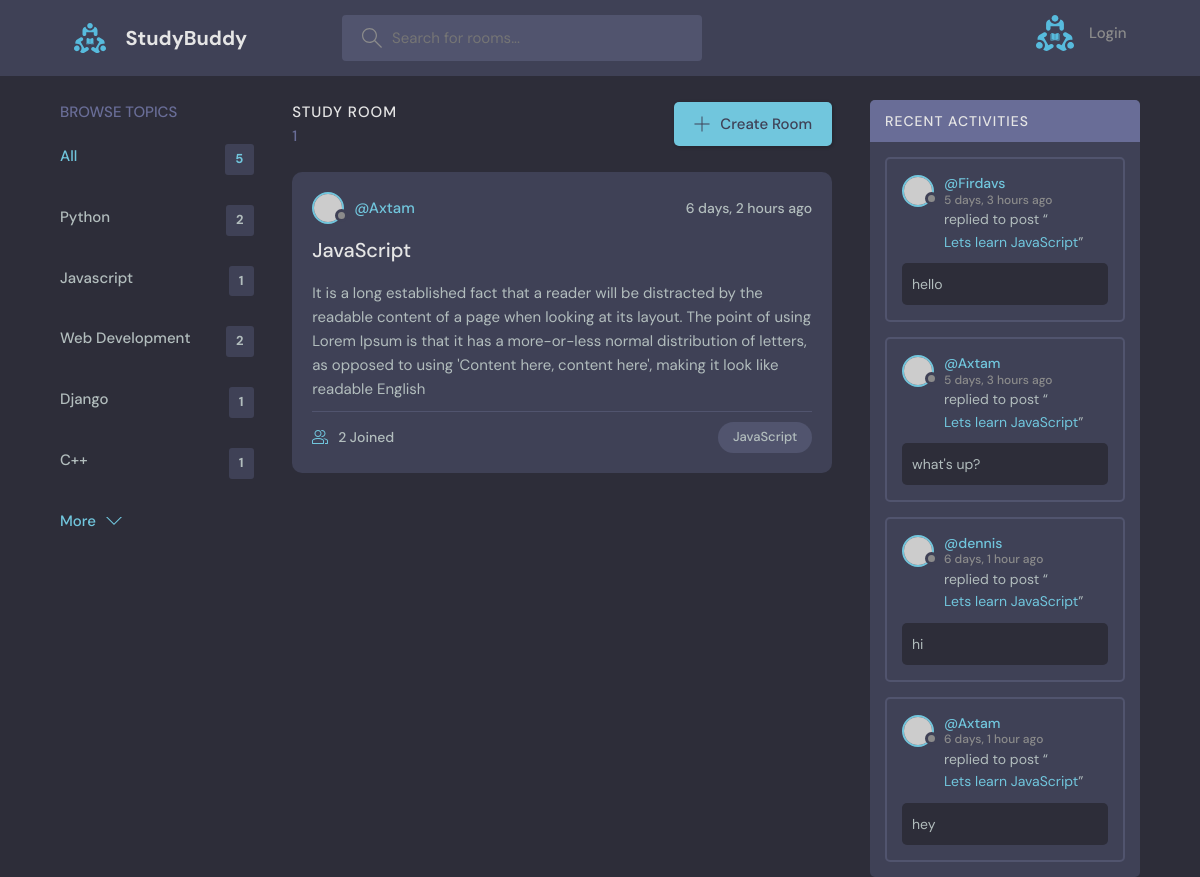
Screenshot of /?q=JavaScript with the database file from the repository.
### base/models.py (models this page shows, shortened)
class Topic(models.Model):
    name = models.CharField(max_length=200)

class Room(models.Model):
    host = models.ForeignKey(User,on_delete=models.SET_NULL,null=True)
    topic = models.ForeignKey(Topic,on_delete=models.SET_NULL,null=True)
    name = models.CharField(max_length=200)
    description = models.TextField(blank=True,null=True)
    participants = models.ManyToManyField(User, related_name='participant',blank=True)
    created = models.DateTimeField(auto_now_add=True)
    updated = models.DateTimeField(auto_now=True)
    class Meta:
        ordering = ['-updated', '-created']
    def __str__(self):
        return self.name

class Message(models.Model):
    user = models.ForeignKey(User,on_delete=models.CASCADE)
    room = models.ForeignKey(Room, on_delete=models.CASCADE)
    body = models.TextField()
    created = models.DateTimeField(auto_now_add=True)
    updated = models.DateTimeField(auto_now=True)
    class Meta:
        ordering = ['-updated', '-created']
    def __str__(self):
        return self.body[0:20]

### base/views.py (the view)
# urls.py: path('', home, name='home'),
def home(request):
    q=request.GET.get('q') if request.GET.get('q') != None else ''
    rooms = Room.objects.filter(
        Q(topic__name__icontains=q) |
        Q(name__icontains=q)
    )
    topics = Topic.objects.all()
    room_count=rooms.count()
    room_messages = Message.objects.filter(Q(room__topic__name__icontains=q))
    context = {
        'rooms':rooms,
        'topics':topics,
        'room_count':room_count,
        'room_messages':room_messages
    }
    return render(request,'base/home.html',context)

### base/templates/base/home.html (shortened to what this page needs)
{% extends 'main.html' %}
{% load static %}
{% block content %}
    <main class="layout layout--3">
      <div class="container">
        {% include 'base/topics_component.html' %}
        <div class="roomList">
            <div class="roomList__header">
            <div>
              <h2>Study Room</h2>
              <p>{{ room_count }}</p>
            </div>
            <a class="btn btn--main" href="{% url 'create_room' %}">
              <svg version="1.1" xmlns="http://www.w3.org/2000/svg" width="32" height="32" viewBox="0 0 32 32">
                <title>add</title>
                <path
                  d="M16.943 0.943h-1.885v14.115h-14.115v1.885h14.115v14.115h1.885v-14.115h14.115v-1.885h-14.115v-14.115z"
                ></path>
              </svg>
              Create Room
            </a>
          </div>
        {% include 'base/feed_component.html' %}
        </div>
        {% include 'base/activity_component.html' %}
      </div>
    </main>
{% endblock %}

### base/templates/base/topics_component.html
  <div class="topics">
          <div class="topics__header">
            <h2>Browse Topics</h2>
          </div>
          <ul class="topics__list">
            <li>
              <a href="{% url 'home' %}" class="active">All <span>{{ topics.all.count }}</span></a>
            </li>
             {% for topic in topics  %}
                    <li>
                      <a href="{% url 'home' %}?q={{topic.name}}">{{ topic.name.title }} <span>{{ topic.room_set.all.count }}</span></a>
                    </li>
            {% endfor %}
          </ul>
          <a class="btn btn--link" href="topics.html">
            More
            <svg version="1.1" xmlns="http://www.w3.org/2000/svg" width="32" height="32" viewBox="0 0 32 32">
              <title>chevron-down</title>
              <path d="M16 21l-13-13h-3l16 16 16-16h-3l-13 13z"></path>
            </svg>
          </a>
        </div>

### base/templates/base/feed_component.html (shortened to what this page needs)
  {% for room in rooms  %}
          <div class="roomListRoom">
            <div class="roomListRoom__header">
              <a href="{% url 'profile' room.host.id %}" class="roomListRoom__author">
                <div class="avatar avatar--small">
                  <img src="https://randomuser.me/api/portraits/women/11.jpg" />
                </div>
                <span>@{{ room.host.username }}</span>
              </a>
              <div class="roomListRoom__actions">
                <span>{{ room.created |timesince }} ago</span>
              </div>
            </div>
            <div class="roomListRoom__content">
              <a href="{% url 'room' room.id %}">{{ room.topic.name }}</a>
              <p>
                  {{ room.description }}
              </p>
            </div>
            <div class="roomListRoom__meta">
              <a href="room.html" class="roomListRoom__joined">
                {{ room.participants.all.count }} Joined
              </a>
              <p class="roomListRoom__topic">{{ room.topic.name }}</p>
            </div>
          </div>
  {% endfor %}

### base/templates/base/activity_component.html (shortened to what this page needs)
<div class="activities">
          <div class="activities__header">
            <h2>Recent Activities</h2>
          </div>
    {% for message in room_messages %}
          <div class="activities__box">
            <div class="activities__boxHeader roomListRoom__header">
              <a href="{% url 'profile' message.user.id %}" class="roomListRoom__author">
                <div class="avatar avatar--small">
                  <img src="https://randomuser.me/api/portraits/women/11.jpg" />
                </div>
                <p>
                  @{{ message.user.username }}
                  <span>{{ message.created|timesince }} ago</span>
                </p>
              </a>
            </div>
            <div class="activities__boxContent">
              <p>replied to post “<a href="{% url 'room' message.room.id %}">{{ message.room.name }}</a>”</p>
              <div class="activities__boxRoomContent">
                  {{ message }}
              </div>
            </div>
          </div>
    {% endfor %}
</div>

### rows the page displays
Topic: name "Python", room_set.all.count "2"
Topic: name "Javascript", room_set.all.count "1"
Topic: name "Web Development", room_set.all.count "2"
Topic: name "Django", room_set.all.count "1"
Topic: name "C++", room_set.all.count "1"
Room: host.username "Axtam", created "6 days, 2 hours", topic.name "JavaScript", description "It is a long established fact that a reader will be distracted by the readable content of a page when looking at its layout. The point of using Lorem Ipsum is that it has a more-or-less normal distribution of letters, as opposed to using 'Content here, content here', making it look like readable English", participants.all.count "2"
Message: user.username "Firdavs", created "5 days, 3 hours", room.name "Lets learn JavaScript", body "hello"
Message: user.username "Axtam", created "5 days, 3 hours", room.name "Lets learn JavaScript", body "what's up?"
Message: user.username "dennis", created "6 days, 1 hour", room.name "Lets learn JavaScript", body "hi"
Message: user.username "Axtam", created "6 days, 1 hour", room.name "Lets learn JavaScript", body "hey"

### other values shown
{{ topics.all.count }} "5"
{{ room_count }} "1"
